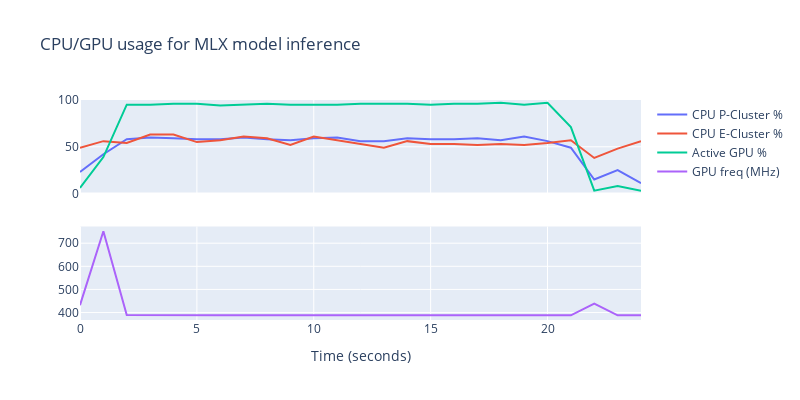

Notebook code for this chart:
### Code cell
import plotly.graph_objects as go
from plotly.subplots import make_subplots


orig_df = df.copy()
df = orig_df[:90]

# Create a figure with two subplots
fig = make_subplots(rows=2, cols=1, shared_xaxes=True)

# Add traces
fig.add_trace(go.Scatter(x=df.index, y=df['P-Cluster_active'], mode='lines', name='CPU P-Cluster %'), row=1, col=1)
fig.add_trace(go.Scatter(x=df.index, y=df['E-Cluster_active'], mode='lines', name='CPU E-Cluster %'), row=1, col=1)
fig.add_trace(go.Scatter(x=df.index, y=df.GPU_active, mode='lines', name='Active GPU %'), row=1, col=1)
fig.add_trace(go.Scatter(x=df.index, y=df.GPU_freq_MHz, mode='lines', name='GPU freq (MHz)'), row=2, col=1)

# Update layout if needed (titles, axis labels etc.)
# fig.update_layout(height=400, width=800, title_text="CPU/GPU usage for CPU-based torch model inference")
fig.update_layout(height=400, width=800, title_text="CPU/GPU usage for MLX model inference")
fig.update_xaxes(title_text="Time (seconds)", row=2, col=1)  # Update only the bottom x-axis

fig.update_yaxes(range=[0, 100], row=1, col=1)

# Show the figure
fig.show()

### Figure 1 — Plotly figure (JSON) as saved in the notebook; plotly's stock layout.template omitted (floating-point values rounded to 4 significant figures)
{"data": [{"mode": "lines", "name": "CPU P-Cluster %", "type": "scatter", "x": [0, 1, 2, 3, 4, 5, 6, 7, 8, 9, 10, 11, 12, 13, 14, 15, 16, 17, 18, 19, 20, 21, 22, 23, 24], "xaxis": "x", "y": [23, 42, 58, 60, 59, 58, 58, 60, 58, 57, 59, 60, 56, 56, 59, 58, 58, 59, 57, 61, 56, 49, 15, 25, 11], "yaxis": "y"}, {"mode": "lines", "name": "CPU E-Cluster %", "type": "scatter", "x": [0, 1, 2, 3, 4, 5, 6, 7, 8, 9, 10, 11, 12, 13, 14, 15, 16, 17, 18, 19, 20, 21, 22, 23, 24], "xaxis": "x", "y": [49, 56, 54, 63, 63, 55, 57, 61, 59, 52, 61, 57, 53, 49, 56, 53, 53, 52, 53, 52, 54, 57, 38, 48, 56], "yaxis": "y"}, {"mode": "lines", "name": "Active GPU %", "type": "scatter", "x": [0, 1, 2, 3, 4, 5, 6, 7, 8, 9, 10, 11, 12, 13, 14, 15, 16, 17, 18, 19, 20, 21, 22, 23, 24], "xaxis": "x", "y": [6, 39, 95, 95, 96, 96, 94, 95, 96, 95, 95, 95, 96, 96, 96, 95, 96, 96, 97, 95, 97, 71, 3, 8, 3], "yaxis": "y"}, {"mode": "lines", "name": "GPU freq (MHz)", "type": "scatter", "x": [0, 1, 2, 3, 4, 5, 6, 7, 8, 9, 10, 11, 12, 13, 14, 15, 16, 17, 18, 19, 20, 21, 22, 23, 24], "xaxis": "x2", "y": [432, 752, 389, 388, 388, 388, 388, 388, 388, 388, 388, 388, 388, 388, 388, 388, 388, 389, 388, 388, 388, 388, 439, 388, 388], "yaxis": "y2"}], "layout": {"height": 400, "title": {"text": "CPU/GPU usage for MLX model inference"}, "width": 800, "xaxis": {"anchor": "y", "domain": [0, 1], "matches": "x2", "showticklabels": false}, "xaxis2": {"anchor": "y2", "domain": [0, 1], "title": {"text": "Time (seconds)"}}, "yaxis": {"anchor": "x", "domain": [0.575, 1], "range": [0, 100]}, "yaxis2": {"anchor": "x2", "domain": [0, 0.425]}}}
